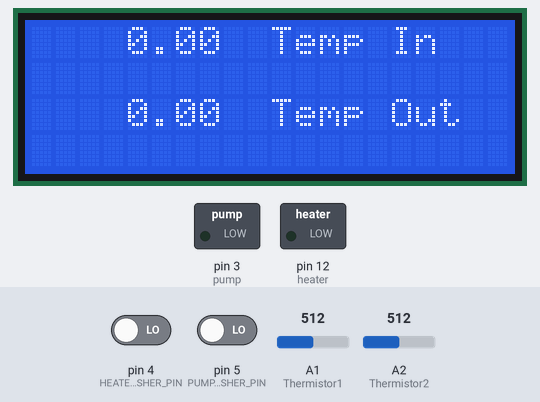
The sketch below on a simulated Arduino Nano, built with avr-gcc and run on an emulated ATmega328P. Shown: 20×4 character LCD, switched loads named in the sketch (green lamp = pin HIGH). The test bench sets the inputs (shaded band); at power-on: pin 4 (HEATER_WASHER_PIN) LOW, pin 5 (PUMP_WASHER_PIN) LOW, A1 (Thermistor1) = 512, A2 (Thermistor2) = 512. What the sketch prints to the serial monitor is not drawn.

Above: at 4.6 s.
4.7 s: pin 4 (HEATER_WASHER_PIN) driven HIGH
At 13.1 s:
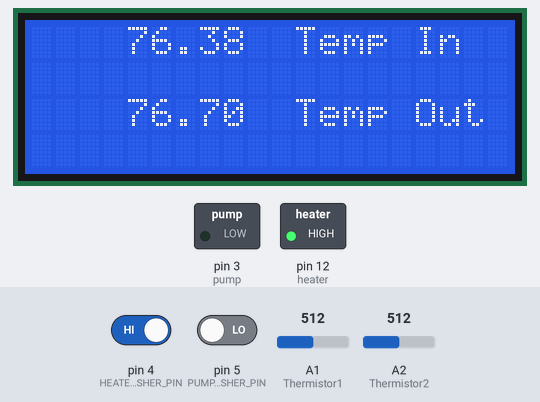
13.6 s: pin 5 (PUMP_WASHER_PIN) driven HIGH
At 19.2 s:
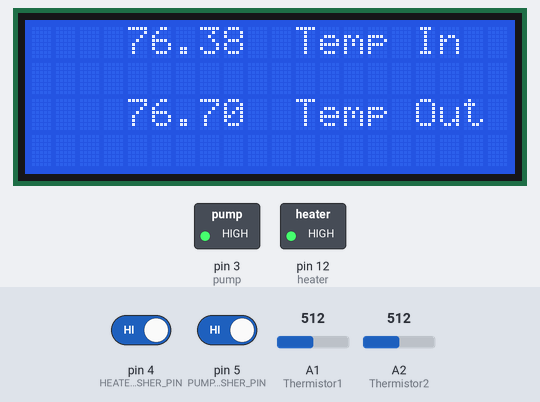
19.7 s: A1 (Thermistor1) set to 605
At 29.4 s:
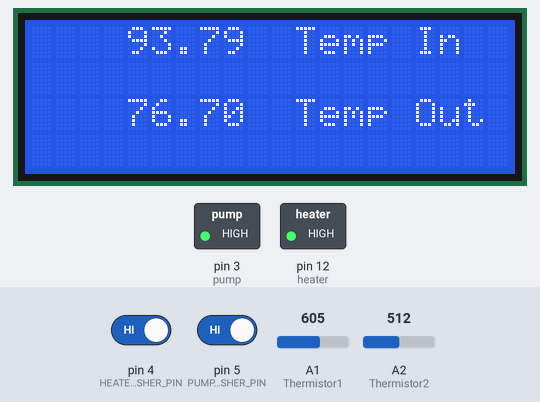
29.7 s: A1 (Thermistor1) set to 636
At 36.7 s:
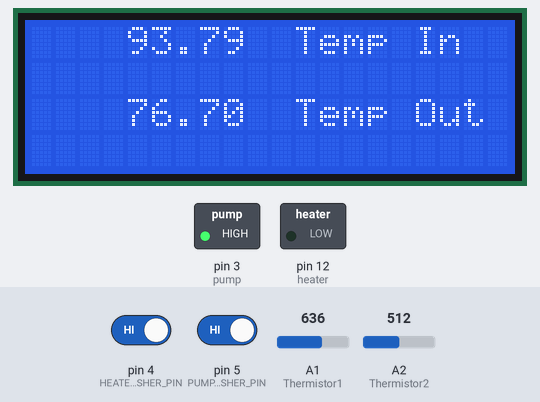
Timing chart, 0 to 38.2 s (numbered marks = the images above; inputs shaded):
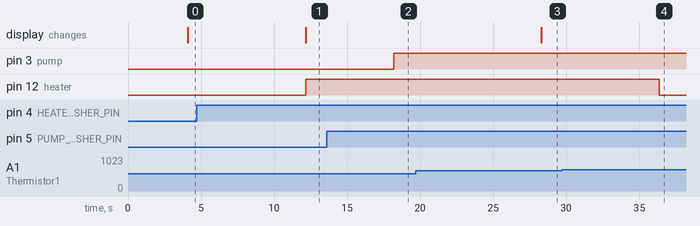

Measured:
- the behaviour switches between 621 and 622 on A1 (Thermistor1) (found by bisection; images 3 and 4)
- after the input at 4.7 s, pin 12 (heater): LOW → HIGH after 7.5 s
- after the input at 13.6 s, pin 3 (pump): LOW → HIGH after 4.6 s
- after the input at 19.7 s, the display: changes after 8.6 s (image 3)
- after the input at 29.7 s, pin 12 (heater): HIGH → LOW after 6.7 s

The sketch:

spa-june-8-2023.ino
```cpp
// nov 6 2025 - learning about pulls and commits
// I2C LCD with Arduino
// 120 v circ pump runs all the time that main breaker is on
// Lynnwood spa - right washer pull is for big pump
// left washer pull is for heater allowed. Heater high temp is
// controlled by ARDUINO NANO
// IMPORTANT - do NOT pull both washers at once or breaker may blow.*/

// https://makeabilitylab.github.io/physcomp/arduino/debouncing.html#debouncing-solution-1-using-delays

// #############################################################
#include <Wire.h> // Library for I2C communication
#include <LiquidCrystal_I2C.h> // Library for LCD

// Wiring: LCD SDA pin is connected to A4 and LCD SCL pin to A5.
// Connect to LCD via I2C, default address 0x27 (A0-A2 not jumpered)
LiquidCrystal_I2C lcd = LiquidCrystal_I2C(0x3F, 20, 4);
//##################################################################

const int pump            = 3;             // pin that the pump RELAY is attached to
const int PUMP_WASHER_PIN = 5;
int _savedpump_washer     = LOW;           //starts low because using pull-down resistor
//###############################

float SETPOINT            = 96.0;                     // change as needed

//#######################################################33int heater_washer_call= 0;

const int heater            = 12;                    // pin that the heater RELAY is attached to
const int HEATER_WASHER_PIN = 4;
int heater_status           = 0;
int _savedheater_washer     = LOW;            //starts low because using pull-down resistor

//####################################

int Thermistor1 = 1;                     // AO-1 hwr to heater
int Vo;
float logR2, R2, Temp_to_heater;

int Thermistor2 = 2;                     // AO-2 hws from heater
int Vo2;
float logR2z2, R2z2, Temp_from_heater;

//###############################################################

//thermistor divider resistor ohms to match thermistor
float R_thermistor_a1 = 10030;
float R_thermistor_a2 = 9960;
float c1 = 1.009249522e-03, c2 = 2.378405444e-04, c3 = 2.019202697e-07;

// code change here nov 7 936am
//###################################################################

const int DEBOUNCE_WINDOW = 2000; // in milliseconds

//################################################################

void setup() {
  pinMode (pump,   OUTPUT);
  pinMode (heater, OUTPUT);
  pinMode(PUMP_WASHER_PIN,   INPUT);
  pinMode(HEATER_WASHER_PIN, INPUT);

  // Initiate the LCD:
  lcd.init();
  lcd.backlight();
  Serial.begin(9600);
}

//######################################################################

void loop() {

  //PUMP PUMP PUMP PUMP PUMP PUMP PUMP PUMP PUMP PUMP PUMP PUMP PUMP PUMP PUMP PUMP
  // Read the PUMP washer value. A pull-down resistor configuration so
  // will be HIGH when pulled and LOW when not pulled
  int pump_washer = digitalRead(PUMP_WASHER_PIN);

  // Wait to check the washer state again
  delay(DEBOUNCE_WINDOW);

  // read the washer value again
  int pump_washer2 = digitalRead(PUMP_WASHER_PIN);

  // If washer and washer2 are the same, then we are in steady state
  // If this stead state value does not match our _last_washer, then
  // a transition has occurred and we should save the new _washer
  // This works both for open-to-close transitions and close-to-open transitions
  if(pump_washer == pump_washer2 && _savedpump_washer != pump_washer){
    _savedpump_washer = pump_washer;
  }

  // Write out HIGH or LOW to start or stop pump
  digitalWrite(pump, _savedpump_washer);
  // END PUMP

//####################################################################################

//HEATER HEATER HEATER HEATER HEATER HEATER HEATER HEATER HEATER HEATER HEATER HEATER
// Read the HEATER washer value. A pull-down resistor configuration so
 // will be HIGH when pulled and LOW when not pulled

  int heater_washer = digitalRead(HEATER_WASHER_PIN);

  // Wait to check the washer state again
  delay(DEBOUNCE_WINDOW);

  // read the washer value again
  int heater_washer2 = digitalRead(HEATER_WASHER_PIN);

  // If _washer and _washer2 are the same, then we are in steady state
  // If this stead state value does not match our _last_washer, then
  // a transition has occurred and we should save the new _washer
  // This works both for open-to-close transitions and close-to-open transitions
  if((heater_washer == heater_washer2) && (_savedheater_washer != heater_washer)){
    _savedheater_washer = heater_washer;
  }
  //but we do not start heater until temperature call is made.
  // END HEATER
//#######################################################################################

  // display starts at 0.00
  lcd.setCursor(4, 0);       // Set the cursor on the third column and first row.
  lcd.print(Temp_to_heater);
  lcd.print("  Temp In");
  lcd.setCursor(4, 2);       //Set the cursor on the third column and the second row (counting starts at 0!).
  lcd.print(Temp_from_heater);
  lcd.print("  Temp Out");
//#########################################################################################

  Vo = analogRead(Thermistor1);
  R2 = R_thermistor_a1 * (1023.0 / (float)Vo - 1.0);
  logR2 = log(R2);
  Temp_to_heater = (1.0 / (c1 + c2*logR2 + c3*logR2*logR2*logR2));
  Temp_to_heater = Temp_to_heater - 273.15;
  Temp_to_heater = ((Temp_to_heater * 9.0)/ 5.0) + 32.0;


  Vo2 = analogRead(Thermistor2);
  R2z2 = R_thermistor_a2 * (1023.0 / (float)Vo2 - 1.0);
  logR2z2 = log(R2z2);
  Temp_from_heater = (1.0 / (c1 + c2*logR2z2 + c3*logR2z2*logR2z2*logR2z2));
  Temp_from_heater = Temp_from_heater - 273.15;
  Temp_from_heater = ((Temp_from_heater * 9.0)/ 5.0) + 32.0;
//###################################################################################

  // if the SPA temp is less than setpoint, and washer pulled, turn on the HEATER:
  if ((Temp_to_heater < (SETPOINT)) && ( _savedheater_washer == 1)){
    digitalWrite(heater, HIGH);
    heater_status = 1;
  }
  // Keep heater on until 1 degree above setpoint
  //  example spa is 70 deg F, heater comes on until 97
  // then goes off and then comes back below 96.
  // but in Lynnwood Spa the heater manual washer ring must be pulled.

  if ((Temp_to_heater > (SETPOINT+1)) || (_savedheater_washer  == 0)){
    digitalWrite(heater, LOW);
    heater_status = 0;
  }
 //##########################################################################################

  Serial.print("Temp in: ");
  Serial.print(Temp_to_heater);
  Serial.print("F  :  Temp out  :");
  Serial.print(Temp_from_heater);
  Serial.print("F  : ");
  Serial.print(" setpoint = ");
  Serial.print(SETPOINT);
  Serial.print("    pump  ");
  Serial.print(_savedpump_washer);
  Serial.print("    heater washer: ");
  Serial.print(_savedheater_washer);
  Serial.print("    heater: ");
  Serial.println(heater_status);

  delay(4000);

}
```
